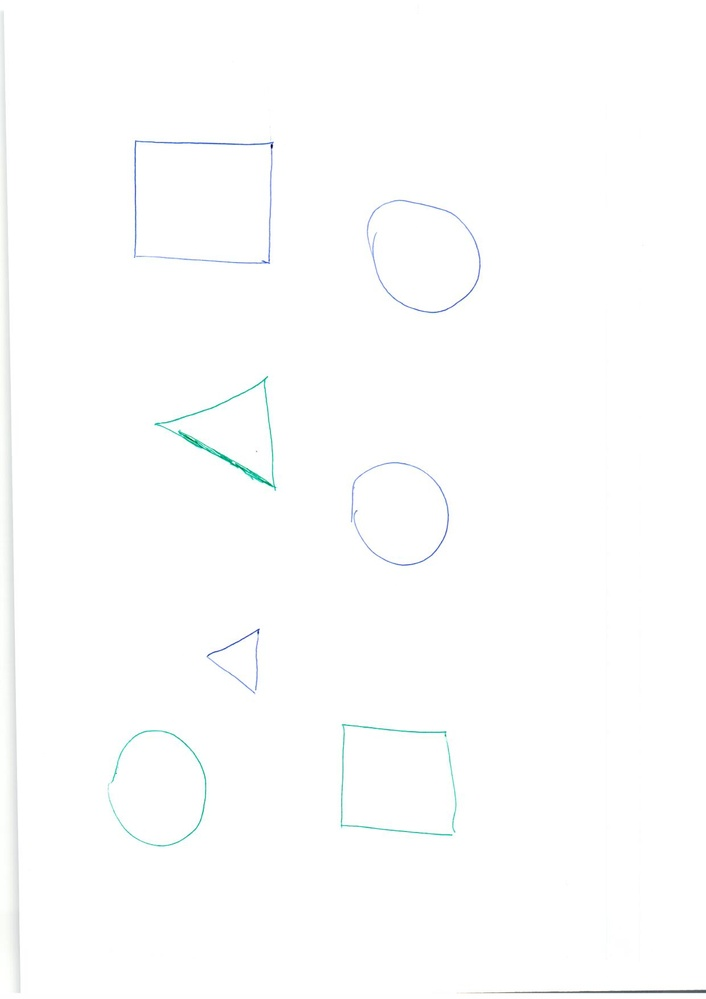
#> input picture BIGDATA_IA/PIA_ISAAC/Ud2 Python/60/Tarefa60OpenCV/Escaneo-cargador.jpg, 706 x 999 px, shrunk from 1240 x 1753 before the run
$ jupyter execute --allow-errors Tarefa60.ipynb
#> lines starting #> are read from the running program, lines starting #| are printed output that depends on the picture
#Tarefa 60 - OpenCV

Fai un programa en Python que coa imaxe escaneada:

- Identifica os cuadrilateros da imaxe.

- Conta o número de "circulos" e encerraos dentro dun cuadrilatero

[cell 1]
import numpy as np
import cv2 as cv

cargador = cv.imread("Escaneo-cargador.jpg")
#> cargador is the input picture: shape (999, 706, 3); mean B, G, R 254.1, 254.1, 253.7
type(cargador)

[cell 2]
from matplotlib import pyplot as plt

plt.imshow(cargador)
plt.title('Imagen Escaneo cargador')
plt.show()

[cell 3]
cargador.shape
#> Out = (999, 706, 3)

[cell 4]
plt.subplot(1, 2, 1)
plt.imshow(cargador)
plt.title('cargador')
plt.subplot(1, 2, 2)
plt.imshow(cargador,cmap='gray', vmin=0, vmax=255)
plt.show()
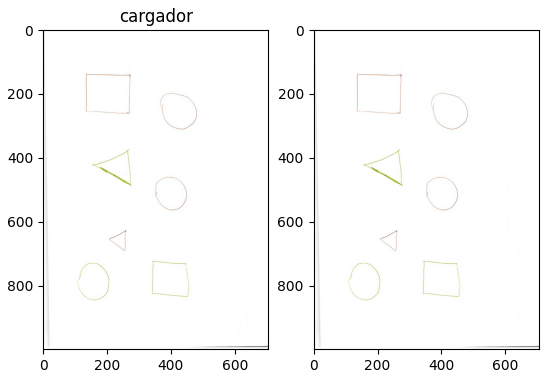
#> figure drawn by matplotlib, 2 panels; B, G, R data is drawn as R, G, B

[cell 5]
constant= cv.copyMakeBorder(cargador,50,50,50,50,cv.BORDER_CONSTANT,value=255)
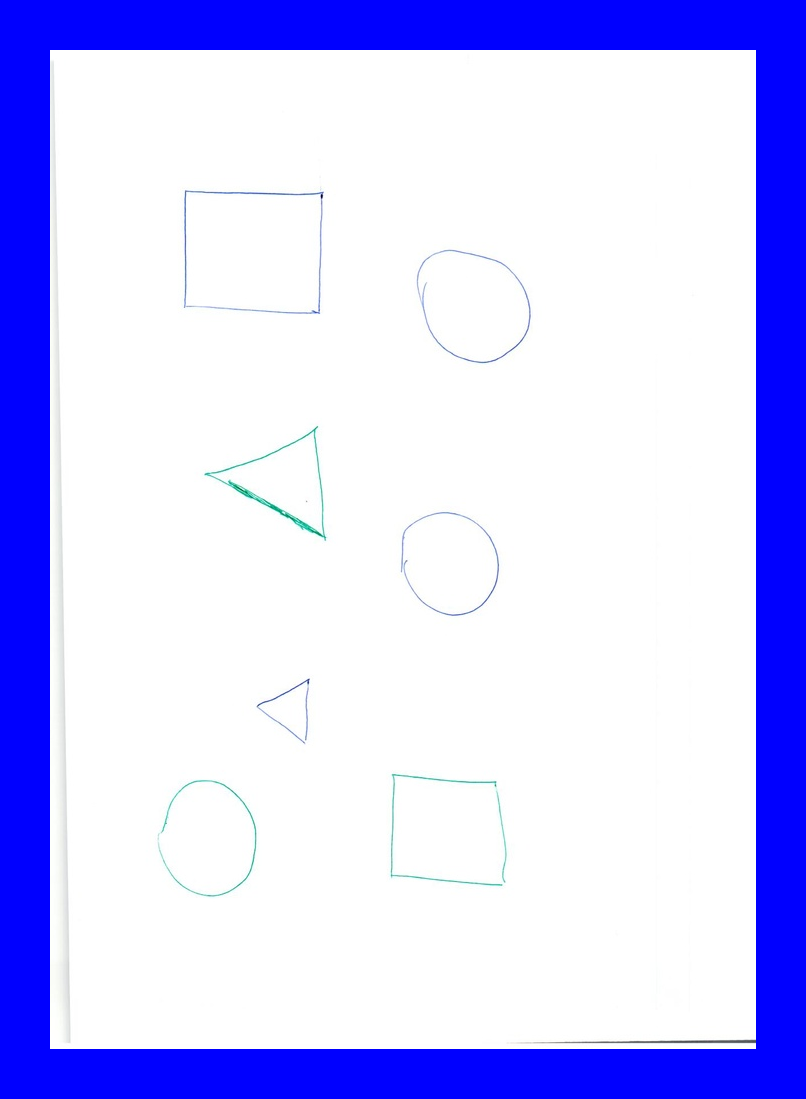
#> constant: shape (1099, 806, 3); mean B, G, R 254.3, 202.3, 202

plt.imshow(constant,cmap='gray', vmin=0, vmax=255)
plt.title('Engadindo borde anacos')

[cell 6]
cv.imwrite("cargador/conbordes.png",constant)
#> Out = True

[cell 7]
import cv2
import matplotlib.pyplot as plt

# Assuming "cargador" is your image data or array
# Example: cargador = your_image_data_or_array

# Add a constant border to the image
constant = cv2.copyMakeBorder(cargador, 50, 50, 50, 50, cv2.BORDER_CONSTANT, value=255)

# Display the image with Matplotlib
plt.imshow(constant, cmap='gray', vmin=0, vmax=255)
plt.title('Engadindo borde anacos')
plt.show()

# Save the image to a file named "conbordes.png" inside the "cargador" directory
cv2.imwrite("cargador/conbordes.png", constant)
#> Out = True

# CREAMOS BORDES Y GUARDAMOS como conbordes.png

[cell 8]
import cv2
import os
import matplotlib.pyplot as plt

# Assuming "cargador" is your image data or array
# Example: cargador = your_image_data_or_array

# Add a constant border to the image
constant = cv2.copyMakeBorder(cargador, 50, 50, 50, 50, cv2.BORDER_CONSTANT, value=255)

# Display the image with Matplotlib
plt.imshow(constant, cmap='gray', vmin=0, vmax=255)
plt.title('Engadindo borde anacos')
plt.show()

# Specify the directory path
directory = "/media/DIURNO/CURSO/PIA_ISAAC/Ud2 Python/TarefazPIA/Tarefa60OpenCV/cargadores"

# Create the directory if it doesn't exist
os.makedirs(directory, exist_ok=True)

# Save the image to a file named "conbordes.png" inside the "cargadores" directory
cv2.imwrite(os.path.join(directory, "conbordes.png"), constant)
#> Out = True

# intentando buscar coordenadas

[cell 9]
# [52 lines left out: functions order_points, four_point_transform, not called in this run]

[cell 10]
kernel = np.ones((5,5),np.float32)/25
dst = cv.filter2D(cargador,-1,kernel)
plt.subplot(121),plt.imshow(cargador),plt.title('Orixinal')
plt.xticks([]), plt.yticks([])
plt.subplot(122),plt.imshow(dst),plt.title('Media')
plt.xticks([]), plt.yticks([])
plt.show()
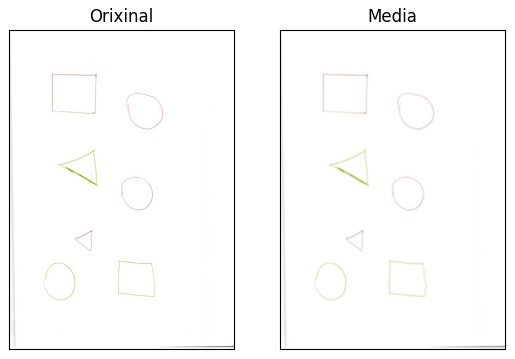
#> figure drawn by matplotlib, 2 panels; B, G, R data is drawn as R, G, B

buscar  bordes

[cell 11]
kernel2 = np.array([
    [-1, -1, -1],
    [-1, 8, -1],
    [-1, -1, -1]
])
dst = cv.filter2D(cargador,-1,kernel2)
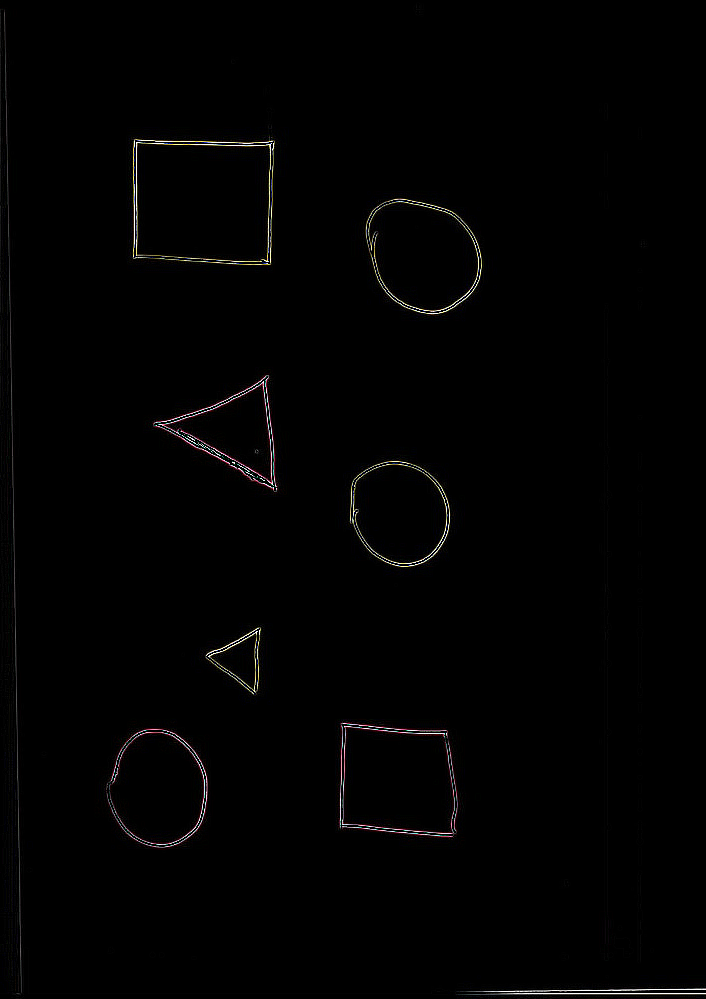
#> dst: shape (999, 706, 3); mean B, G, R 1.9, 2, 2.2
plt.subplot(121),plt.imshow(cargador),plt.title('Orixinal')
plt.xticks([]), plt.yticks([])
plt.subplot(122),plt.imshow(dst),plt.title('Filtrado')
plt.xticks([]), plt.yticks([])
plt.show()
#> figure, not shown here; B, G, R data is drawn as R, G, B

# Guardar la imagen filtrada como "reversecolours.png"
cv2.imwrite("reversecolours.png", dst)
#> Out = True

[cell 12]
blur = cv.blur(cargador,(5,5))
blurG = cv.GaussianBlur(cargador,(5,5),0)
plt.subplot(131),plt.imshow(cargador),plt.title('Original')
plt.xticks([]), plt.yticks([])
plt.subplot(132),plt.imshow(blur),plt.title('Blurred')
plt.xticks([]), plt.yticks([])
plt.subplot(133),plt.imshow(blurG),plt.title('Blurred Gaussian')
plt.xticks([]), plt.yticks([])
plt.show()
#> figure, not shown here; B, G, R data is drawn as R, G, B

cv2.imwrite("originalblurredblurredgaussian.png", dst)
#> Out = True
